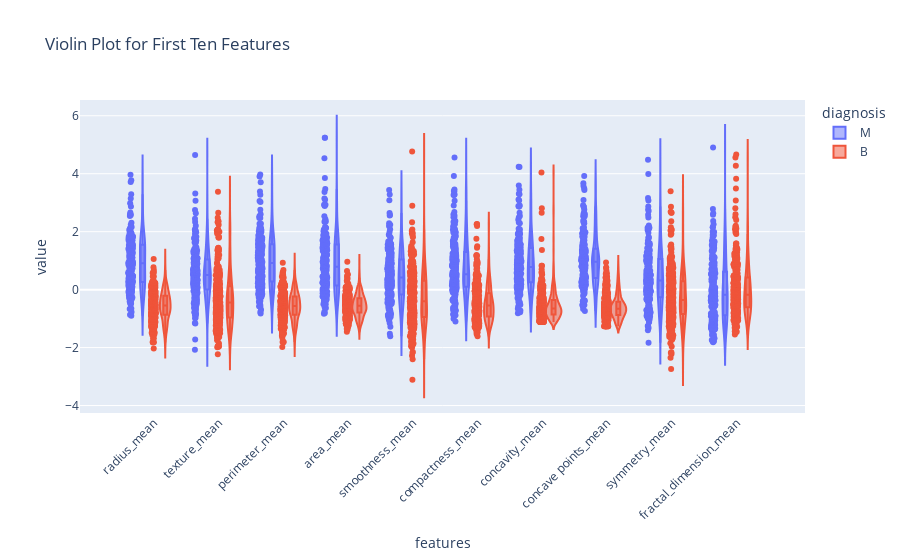

Notebook code for this chart:
### Markdown cell above
## Violin Plots for the 'mean' attributes

### Code cell
data_dia = y
data = x
data_n_2 = (data - data.mean()) / (data.std())              # standardization

# Combine the data
data = pd.concat([y, data_n_2.iloc[:, 0:10]], axis=1)
data_melted = pd.melt(data, id_vars="diagnosis", var_name="features", value_name='value')

# Create the violin plot using Plotly
fig = px.violin(data_melted, x="features", y="value", color="diagnosis", box=True, points="all",
                title="Violin Plot for First Ten Features")

# Rotate x-axis labels for better readability
fig.update_layout(xaxis_tickangle=-45)

# Show the plot
fig.show()

### Figure 1 — Plotly figure (JSON) as saved in the notebook; plotly's stock layout.template omitted (floating-point values rounded to 4 significant figures; data arrays with more than 128 entries replaced by an {"elided": "..."} marker saying what was removed)
{"data": [{"alignmentgroup": "True", "box": {"visible": true}, "hovertemplate": "diagnosis=M<br>features=%{x}<br>value=%{y}<extra></extra>", "legendgroup": "M", "marker": {"color": "#636efa"}, "name": "M", "offsetgroup": "M", "orientation": "v", "points": "all", "scalegroup": "True", "showlegend": true, "type": "violin", "x": {"elided": "2120 str values"}, "x0": " ", "xaxis": "x", "y": {"elided": "2120 float values"}, "y0": " ", "yaxis": "y"}, {"alignmentgroup": "True", "box": {"visible": true}, "hovertemplate": "diagnosis=B<br>features=%{x}<br>value=%{y}<extra></extra>", "legendgroup": "B", "marker": {"color": "#EF553B"}, "name": "B", "offsetgroup": "B", "orientation": "v", "points": "all", "scalegroup": "True", "showlegend": true, "type": "violin", "x": {"elided": "3570 str values"}, "x0": " ", "xaxis": "x", "y": {"elided": "3570 float values"}, "y0": " ", "yaxis": "y"}], "layout": {"legend": {"title": {"text": "diagnosis"}, "tracegroupgap": 0}, "title": {"text": "Violin Plot for First Ten Features"}, "violinmode": "group", "xaxis": {"anchor": "y", "domain": [0, 1], "tickangle": -45, "title": {"text": "features"}}, "yaxis": {"anchor": "x", "domain": [0, 1], "title": {"text": "value"}}}}
